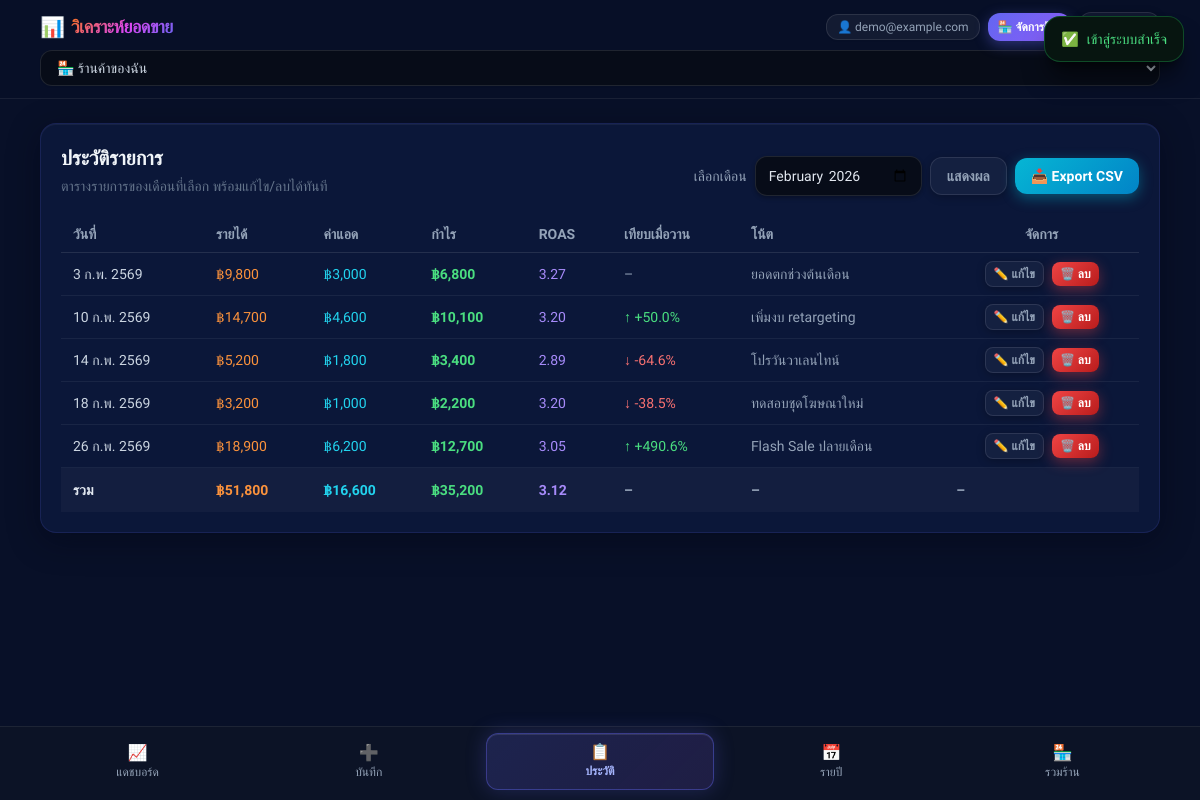
The app's page /history.php (signed in) with its own data.
### tables this page shows
CREATE TABLE IF NOT EXISTS daily_records (
    id BIGINT UNSIGNED NOT NULL AUTO_INCREMENT,
    shop_id BIGINT UNSIGNED NOT NULL,
    record_date DATE NOT NULL,
    revenue DECIMAL(12,2) NOT NULL DEFAULT 0.00,
    ad_cost DECIMAL(12,2) NOT NULL DEFAULT 0.00,
    note VARCHAR(255) NULL,
    created_at DATETIME NOT NULL DEFAULT CURRENT_TIMESTAMP,
    updated_at DATETIME NOT NULL DEFAULT CURRENT_TIMESTAMP ON UPDATE CURRENT_TIMESTAMP,
    PRIMARY KEY (id),
    UNIQUE KEY uq_daily_records_shop_date (shop_id, record_date),
    KEY idx_daily_records_record_date (record_date),
    KEY idx_daily_records_shop_date (shop_id, record_date),
    CONSTRAINT chk_daily_records_revenue_non_negative CHECK (revenue >= 0),
    CONSTRAINT chk_daily_records_ad_cost_non_negative CHECK (ad_cost >= 0),
    CONSTRAINT fk_daily_records_shop
        FOREIGN KEY (shop_id)
        REFERENCES shops (id)
        ON DELETE CASCADE
        ON UPDATE CASCADE
);

### includes/functions.php (called while the page is built, shortened)
<?php
function app_url(string $path = ''): string
{
    $baseUrl = APP_URL;
    $normalizedPath = '/' . ltrim($path, '/');
    return $baseUrl . $normalizedPath;
}
function e(?string $value): string
{
    return htmlspecialchars((string)$value, ENT_QUOTES, 'UTF-8');
}
function formatMoney(float|int $value): string
{
    return '฿' . number_format((float)$value, 0);
}
function formatRoas(?float $value): string
{
    return $value === null ? '–' : number_format($value, 2);
}
function formatThaiDate(string $date): string
{
    $dateObject = DateTime::createFromFormat('Y-m-d', $date);
    $thaiMonths = [
        '01' => 'ม.ค.',
        '02' => 'ก.พ.',
        '03' => 'มี.ค.',
        '04' => 'เม.ย.',
        '05' => 'พ.ค.',
        '06' => 'มิ.ย.',
        '07' => 'ก.ค.',
        '08' => 'ส.ค.',
        '09' => 'ก.ย.',
        '10' => 'ต.ค.',
        '11' => 'พ.ย.',
        '12' => 'ธ.ค.',
    ];
    $month = $thaiMonths[$dateObject->format('m')] ?? $dateObject->format('m');
    $thaiYear = (int)$dateObject->format('Y') + 543;
    return $dateObject->format('j') . ' ' . $month . ' ' . $thaiYear;
}

### includes/bootstrap.php (called while the page is built, shortened)
<?php
require_once __DIR__ . '/config.php';
require_once __DIR__ . '/functions.php';
spl_autoload_register(function (string $class): void {
    $className = ltrim($class, '\\');
    $normalizedClass = str_replace('\\', '/', $className);
    $leafName = basename($normalizedClass);
    $candidates = [
        dirname(__DIR__) . '/' . $normalizedClass . '.php',
        dirname(__DIR__) . '/app/' . $normalizedClass . '.php',
        dirname(__DIR__) . '/app/Services/' . $leafName . '.php',
        dirname(__DIR__) . '/app/Repositories/' . $leafName . '.php',
    ];
    foreach ($candidates as $filePath) {
        if (file_exists($filePath)) {
            return;
        }
    }
});

### app/Services/RecordService.php (called while the page is built, shortened)
<?php
class RecordService
{
    private RecordRepository $recordRepository;
    private ShopRepository $shopRepository;
    public function __construct(RecordRepository $recordRepository, ShopRepository $shopRepository, ?PDO $db = null)
    {
        $this->recordRepository = $recordRepository;
        $this->shopRepository = $shopRepository;
    }
    public function getMonthlyRecords(int $userId, int $shopId, string $month): array
    {
        if (!$this->canAccessShop($userId, $shopId)) {
            return [
                'success' => false,
                'error' => 'คุณไม่มีสิทธิ์เข้าถึงร้านค้านี้',
            ];
        }
        $startDate = $month . '-01';
        $dateObject = DateTime::createFromFormat('Y-m-d', $startDate);
        $endDate = $dateObject->format('Y-m-t');
        $records = $this->recordRepository->getByDateRange($shopId, $startDate, $endDate);
        $mappedRecords = [];
        $previousRevenue = null;
        $totalRevenue = 0.0;
        $totalAdCost = 0.0;
        $roasTotal = 0.0;
        $roasCount = 0;
        foreach ($records as $record) {
            $revenue = (float)($record['revenue'] ?? 0);
            $adCost = (float)($record['ad_cost'] ?? 0);
            $profit = $revenue - $adCost;
            $roas = $adCost > 0 ? round($revenue / $adCost, 2) : null;
            $compareRevenuePercent = null;
            if ($previousRevenue !== null && $previousRevenue > 0) {
                $compareRevenuePercent = round((($revenue - $previousRevenue) / $previousRevenue) * 100, 1);
            }
            $mappedRecords[] = [
                'id' => (int)($record['id'] ?? 0),
                'record_date' => (string)($record['record_date'] ?? ''),
                'revenue' => $revenue,
                'ad_cost' => $adCost,
                'profit' => $profit,
                'roas' => $roas,
                'compare_revenue_percent' => $compareRevenuePercent,
                'note' => (string)($record['note'] ?? ''),
            ];
            $previousRevenue = $revenue;
            $totalRevenue += $revenue;
            $totalAdCost += $adCost;
            if ($roas !== null) {
                $roasTotal += $roas;
                $roasCount++;
            }
        }
        $totalProfit = $totalRevenue - $totalAdCost;
        return [
            'success' => true,
            'data' => [
                'month' => $month,
                'start_date' => $startDate,
                'end_date' => $endDate,
                'records' => $mappedRecords,
                'totals' => [
                    'total_revenue' => $totalRevenue,
                    'total_ad_cost' => $totalAdCost,
                    'total_profit' => $totalProfit,
                    'avg_roas' => $roasCount > 0 ? round($roasTotal / $roasCount, 2) : null,
                ],
            ],
        ];
    }
    private function canAccessShop(int $userId, int $shopId): bool
    {
        return $this->shopRepository->findByIdAndUserId($shopId, $userId) !== null;
    }
}

### app/Repositories/ShopRepository.php (called while the page is built, shortened)
<?php
class ShopRepository
{
    private PDO $db;
    public function __construct(PDO $db)
    {
        $this->db = $db;
    }
    public function findByIdAndUserId(int $shopId, int $userId): ?array
    {
        $sql = 'SELECT id, user_id, name, created_at, updated_at
                FROM shops
                WHERE id = :shop_id AND user_id = :user_id
                LIMIT 1';
        $stmt = $this->db->prepare($sql);
        $stmt->execute([
            ':shop_id' => $shopId,
            ':user_id' => $userId,
        ]);
        $shop = $stmt->fetch();
        return $shop ?: null;
    }
}

### app/Repositories/RecordRepository.php (called while the page is built, shortened)
<?php
class RecordRepository
{
    private PDO $db;
    public function __construct(PDO $db)
    {
        $this->db = $db;
    }
    public function getByDateRange(int $shopId, string $startDate, string $endDate): array
    {
        $sql = 'SELECT id, shop_id, record_date, revenue, ad_cost, note, created_at, updated_at
                FROM daily_records
                WHERE shop_id = :shop_id
                  AND record_date BETWEEN :start_date AND :end_date
                ORDER BY record_date ASC';
        $stmt = $this->db->prepare($sql);
        $stmt->execute([
            ':shop_id' => $shopId,
            ':start_date' => $startDate,
            ':end_date' => $endDate,
        ]);
        return $stmt->fetchAll();
    }
}

### history.php (the view, shortened to what this page needs)
<?php
require_once __DIR__ . '/includes/bootstrap.php';
require_once __DIR__ . '/includes/auth.php';
$userId = (int)($_SESSION['user_id'] ?? 0);
$shopId = (int)($_SESSION['current_shop_id'] ?? 0);
$selectedMonth = (string)($_GET['month'] ?? date('Y-m'));
$shopRepository = new ShopRepository($pdo);
$recordRepository = new RecordRepository($pdo);
$recordService = new RecordService($recordRepository, $shopRepository, $pdo);
$historyResult = $recordService->getMonthlyRecords($userId, $shopId, $selectedMonth);
$records = [];
$totals = [
    'total_revenue' => 0.0,
    'total_ad_cost' => 0.0,
    'total_profit' => 0.0,
    'avg_roas' => null,
];
if (($historyResult['success'] ?? false) === true) {
    $records = (array)($historyResult['data']['records'] ?? []);
    $totals = array_merge($totals, (array)($historyResult['data']['totals'] ?? []));
} else {
    set_flash('error', (string)($historyResult['error'] ?? 'ไม่สามารถโหลดข้อมูลประวัติได้'));
}
require __DIR__ . '/includes/header.php';
?>
<section class="section-card p-4 sm:p-5">
    <div class="flex flex-col gap-3 sm:flex-row sm:flex-wrap sm:items-end sm:justify-between sm:gap-4">
        <div>
            <h1 class="text-lg sm:text-xl font-semibold text-slate-100">ประวัติรายการ</h1>
            <p class="mt-1 text-xs sm:text-sm text-slate-500">ตารางรายการของเดือนที่เลือก พร้อมแก้ไข/ลบได้ทันที</p>
        </div>
        <div class="flex flex-wrap items-center gap-2">
            <form method="get" action="<?= e(app_url('/history.php')) ?>" class="flex flex-wrap items-center gap-2">
                <label for="month" class="text-sm text-slate-400">เลือกเดือน</label>
                <input
                    id="month"
                    name="month"
                    type="month"
                    value="<?= e($selectedMonth) ?>"
                    class="rounded-xl px-3 py-2 text-sm transition-all">
                <button type="submit" class="btn-ghost px-4 py-2 text-sm">แสดงผล</button>
            </form>
            <a href="<?= e(app_url('/api/export.php?month=' . rawurlencode($selectedMonth))) ?>" data-loading-link="true" class="btn-teal px-4 py-2 text-sm">
                📥 Export CSV
            </a>
        </div>
    </div>
    <div class="mt-5 overflow-x-auto">
        <table class="min-w-full text-sm">
            <thead>
                <tr class="border-b border-white/10 text-left text-slate-400">
                    <th class="px-3 py-2">วันที่</th>
                    <th class="px-3 py-2">รายได้</th>
                    <th class="px-3 py-2">ค่าแอด</th>
                    <th class="px-3 py-2">กำไร</th>
                    <th class="px-3 py-2">ROAS</th>
                    <th class="px-3 py-2">เทียบเมื่อวาน</th>
                    <th class="px-3 py-2">โน้ต</th>
                    <th class="px-3 py-2 text-center">จัดการ</th>
                </tr>
            </thead>
            <tbody>
                <?php if (empty($records)): ?>
                    <tr>
                        <td colspan="8" class="px-3 py-4 text-center text-slate-400">ยังไม่มีข้อมูลในเดือนนี้</td>
                    </tr>
                <?php else: ?>
                    <?php foreach ($records as $record): ?>
                        <?php
                        $recordId = (int)($record['id'] ?? 0);
                        $recordDate = (string)($record['record_date'] ?? '');
                        $revenue = (float)($record['revenue'] ?? 0);
                        $adCost = (float)($record['ad_cost'] ?? 0);
                        $profit = (float)($record['profit'] ?? ($revenue - $adCost));
                        $roas = isset($record['roas']) ? (is_null($record['roas']) ? null : (float)$record['roas']) : null;
                        $comparePercent = isset($record['compare_revenue_percent'])
                            ? (is_null($record['compare_revenue_percent']) ? null : (float)$record['compare_revenue_percent'])
                            : null;
                        $note = (string)($record['note'] ?? '');
                        ?>
                        <tr class="border-b border-white/[0.06] table-row-hover whitespace-nowrap">
                            <td class="px-3 py-2 text-slate-300 font-medium"><?= e(formatThaiDate($recordDate)) ?></td>
                            <td class="px-3 py-2 text-orange-400 font-medium"><?= e(formatMoney($revenue)) ?></td>
                            <td class="px-3 py-2 text-cyan-400 font-medium"><?= e(formatMoney($adCost)) ?></td>
                            <td class="px-3 py-2 <?= $profit >= 0 ? 'text-green-400' : 'text-red-400' ?> font-bold"><?= e(formatMoney($profit)) ?></td>
                            <td class="px-3 py-2 text-violet-400 font-medium"><?= e(formatRoas($roas)) ?></td>
                            <td class="px-3 py-2 font-medium">
                                <?php if ($comparePercent === null): ?>
                                    <span class="text-slate-400">–</span>
                                <?php else: ?>
                                    <?php
                                    $isPositive = $comparePercent >= 0;
                                    $arrow = $isPositive ? '↑' : '↓';
                                    $compareText = $arrow . ' ' . ($comparePercent > 0 ? '+' : '') . number_format($comparePercent, 1) . '%';
                                    ?>
                                    <span class="<?= $isPositive ? 'text-green-400' : 'text-red-400' ?>"><?= e($compareText) ?></span>
                                <?php endif; ?>
                            </td>
                            <td class="px-3 py-2 text-slate-400"><?= $note !== '' ? e($note) : '-' ?></td>
                            <td class="px-3 py-2 text-center">
                                <div class="inline-flex items-center gap-2">
                                    <button
                                        type="button"
                                        class="btn-ghost rounded-lg px-2 py-1 text-xs"
                                        data-edit-button
                                        data-record-id="<?= e((string)$recordId) ?>"
                                        data-record-date="<?= e($recordDate) ?>"
                                        data-revenue="<?= e(number_format($revenue, 2, '.', '')) ?>"
                                        data-ad-cost="<?= e(number_format($adCost, 2, '.', '')) ?>"
                                        data-note="<?= e($note) ?>">
                                        ✏️ แก้ไข
                                    </button>
                                    <form action="<?= e(app_url('/api/records.php')) ?>" method="post" data-delete-form data-confirm="ยืนยันการลบรายการนี้ใช่หรือไม่?">
                                        <button type="submit" class="btn-danger rounded-lg px-2 py-1 text-xs">
                                            🗑️ ลบ
                                        </button>
                                    </form>
                                </div>
                            </td>
                        </tr>
                    <?php endforeach; ?>
                <?php endif; ?>
            </tbody>
            <tfoot>
                <tr class="border-t border-white/10 bg-white/[0.03] font-semibold">
                    <td class="px-3 py-3 text-slate-200">รวม</td>
                    <td class="px-3 py-3 text-orange-400"><?= e(formatMoney((float)$totals['total_revenue'])) ?></td>
                    <td class="px-3 py-3 text-cyan-400"><?= e(formatMoney((float)$totals['total_ad_cost'])) ?></td>
                    <?php $totalProfit = (float)$totals['total_profit']; ?>
                    <td class="px-3 py-3 <?= $totalProfit >= 0 ? 'text-green-400' : 'text-red-400' ?>"><?= e(formatMoney($totalProfit)) ?></td>
                    <td class="px-3 py-3 text-violet-400"><?= e(formatRoas(isset($totals['avg_roas']) ? (is_null($totals['avg_roas']) ? null : (float)$totals['avg_roas']) : null)) ?></td>
                    <td class="px-3 py-3 text-slate-400">–</td>
                    <td class="px-3 py-3 text-slate-400">–</td>
                    <td class="px-3 py-3 text-slate-400">–</td>
                </tr>
            </tfoot>
        </table>
    </div>
</section>
<?php require __DIR__ . '/includes/footer.php'; ?>

### records on screen
daily_records: record_date "3 ก.พ. 2569", revenue "฿9,800", ad_cost "฿3,000", profit "฿6,800", roas "3.27", note "ยอดตกช่วงต้นเดือน"
daily_records: record_date "10 ก.พ. 2569", revenue "฿14,700", ad_cost "฿4,600", profit "฿10,100", roas "3.20", compareText "↑ +50.0%", note "เพิ่มงบ retargeting"
daily_records: record_date "14 ก.พ. 2569", revenue "฿5,200", ad_cost "฿1,800", profit "฿3,400", roas "2.89", compareText "↓ -64.6%", note "โปรวันวาเลนไทน์"
daily_records: record_date "18 ก.พ. 2569", revenue "฿3,200", ad_cost "฿1,000", profit "฿2,200", roas "3.20", compareText "↓ -38.5%", note "ทดสอบชุดโฆษณาใหม่"
daily_records: record_date "26 ก.พ. 2569", revenue "฿18,900", ad_cost "฿6,200", profit "฿12,700", roas "3.05", compareText "↑ +490.6%", note "Flash Sale ปลายเดือน"

### other values on screen
$userEmail "demo@example.com"
$flashSuccess "เข้าสู่ระบบสำเร็จ"
formatMoney((float)$totals['total_revenue']) "฿51,800"
formatMoney((float)$totals['total_ad_cost']) "฿16,600"
formatMoney($totalProfit) "฿35,200"
$link['icon'] "📈"
$link['label'] "แดชบอร์ด"
$link['icon'] "➕"
$link['label'] "บันทึก"
$link['icon'] "📋"
$link['label'] "ประวัติ"
$link['icon'] "📅"
$link['label'] "รายปี"
$link['icon'] "🏪"
$link['label'] "รวมร้าน"
